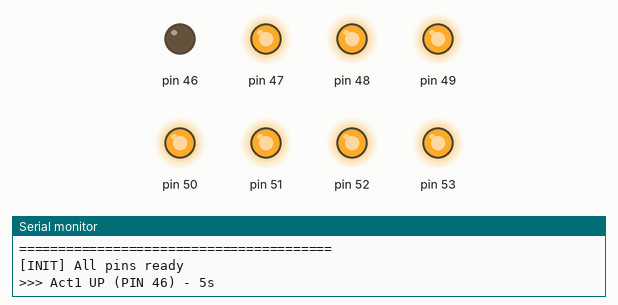
A sketch run on a simulated Arduino Mega 2560, built with avr-gcc and run on an emulated ATmega2560. Parts: output pins drawn as LEDs (lit = HIGH), the last lines printed to the serial monitor.

Above: at 5.6 s.
At 12.6 s:
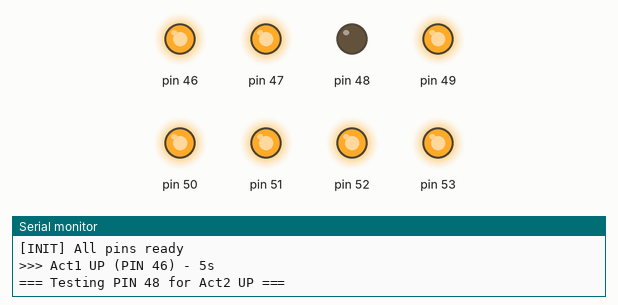
At 19.6 s:
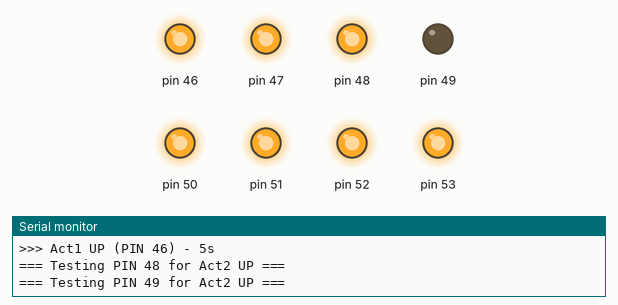
At 40.6 s:
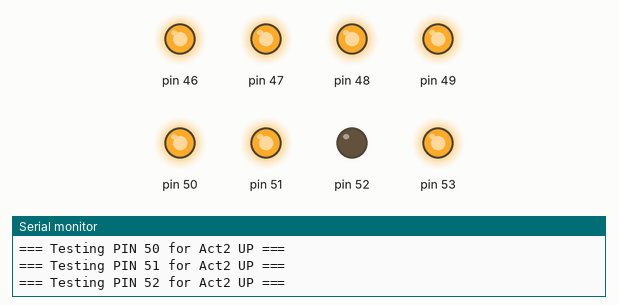
At 54.6 s:
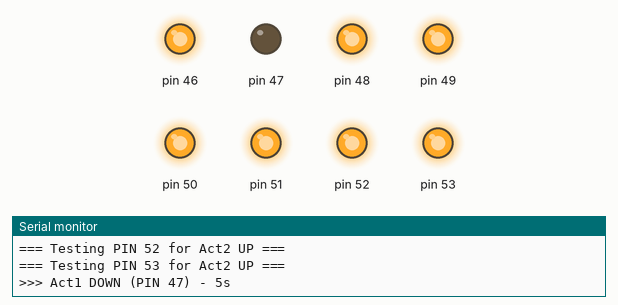
At 75.1 s:
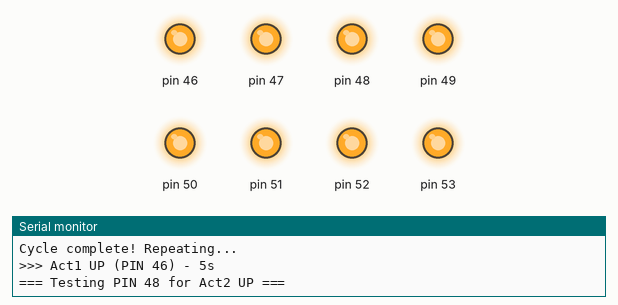
Timing chart, 0 to 79.8 s (numbered marks = the images above):
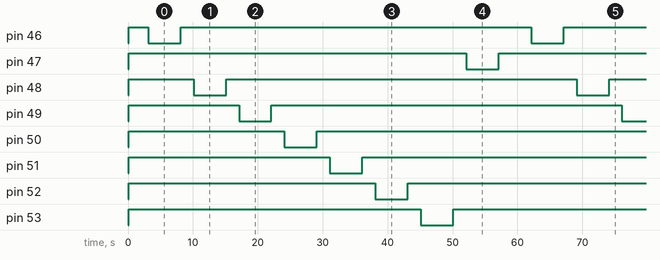

The sketch:

test_alternate_pins.ino
```cpp
/**
 * Arduino Mega - Test Alternate Pins for Act2
 * Проверяем разные комбинации пинов для второго актуатора
 */

void setup() {
  Serial.begin(115200);
  delay(100);

  Serial.println("\n========================================");
  Serial.println("  TEST ALTERNATE PINS - Block 8");
  Serial.println("========================================\n");

  // Act1 точно работает на 46,47
  pinMode(46, OUTPUT);
  pinMode(47, OUTPUT);

  // Попробуем разные пины для Act2
  pinMode(48, OUTPUT);
  pinMode(49, OUTPUT);
  pinMode(50, OUTPUT);
  pinMode(51, OUTPUT);
  pinMode(52, OUTPUT);
  pinMode(53, OUTPUT);

  // Все OFF
  digitalWrite(46, HIGH);
  digitalWrite(47, HIGH);
  digitalWrite(48, HIGH);
  digitalWrite(49, HIGH);
  digitalWrite(50, HIGH);
  digitalWrite(51, HIGH);
  digitalWrite(52, HIGH);
  digitalWrite(53, HIGH);

  Serial.println("[INIT] All pins ready\n");
  delay(3000);
}

void loop() {
  // Act1 работает - поднимем его
  Serial.println(">>> Act1 UP (PIN 46) - 5s");
  digitalWrite(46, LOW);
  delay(5000);
  digitalWrite(46, HIGH);
  delay(2000);

  // Теперь тестируем каждый возможный пин для Act2
  Serial.println("\n=== Testing PIN 48 for Act2 UP ===");
  digitalWrite(48, LOW);
  delay(5000);
  digitalWrite(48, HIGH);
  delay(2000);

  Serial.println("=== Testing PIN 49 for Act2 UP ===");
  digitalWrite(49, LOW);
  delay(5000);
  digitalWrite(49, HIGH);
  delay(2000);

  Serial.println("=== Testing PIN 50 for Act2 UP ===");
  digitalWrite(50, LOW);
  delay(5000);
  digitalWrite(50, HIGH);
  delay(2000);

  Serial.println("=== Testing PIN 51 for Act2 UP ===");
  digitalWrite(51, LOW);
  delay(5000);
  digitalWrite(51, HIGH);
  delay(2000);

  Serial.println("=== Testing PIN 52 for Act2 UP ===");
  digitalWrite(52, LOW);
  delay(5000);
  digitalWrite(52, HIGH);
  delay(2000);

  Serial.println("=== Testing PIN 53 for Act2 UP ===");
  digitalWrite(53, LOW);
  delay(5000);
  digitalWrite(53, HIGH);
  delay(2000);

  // Act1 опустим
  Serial.println("\n>>> Act1 DOWN (PIN 47) - 5s");
  digitalWrite(47, LOW);
  delay(5000);
  digitalWrite(47, HIGH);
  delay(3000);

  Serial.println("\n========================================");
  Serial.println("Cycle complete! Repeating...\n");
  delay(2000);
}
```

Measured:
- by itself, pin 46–53: alternates HIGH for 54.0 s and LOW for 5.0 s
- by itself, everything shown: repeats every 59.0 s, in 16 steps
